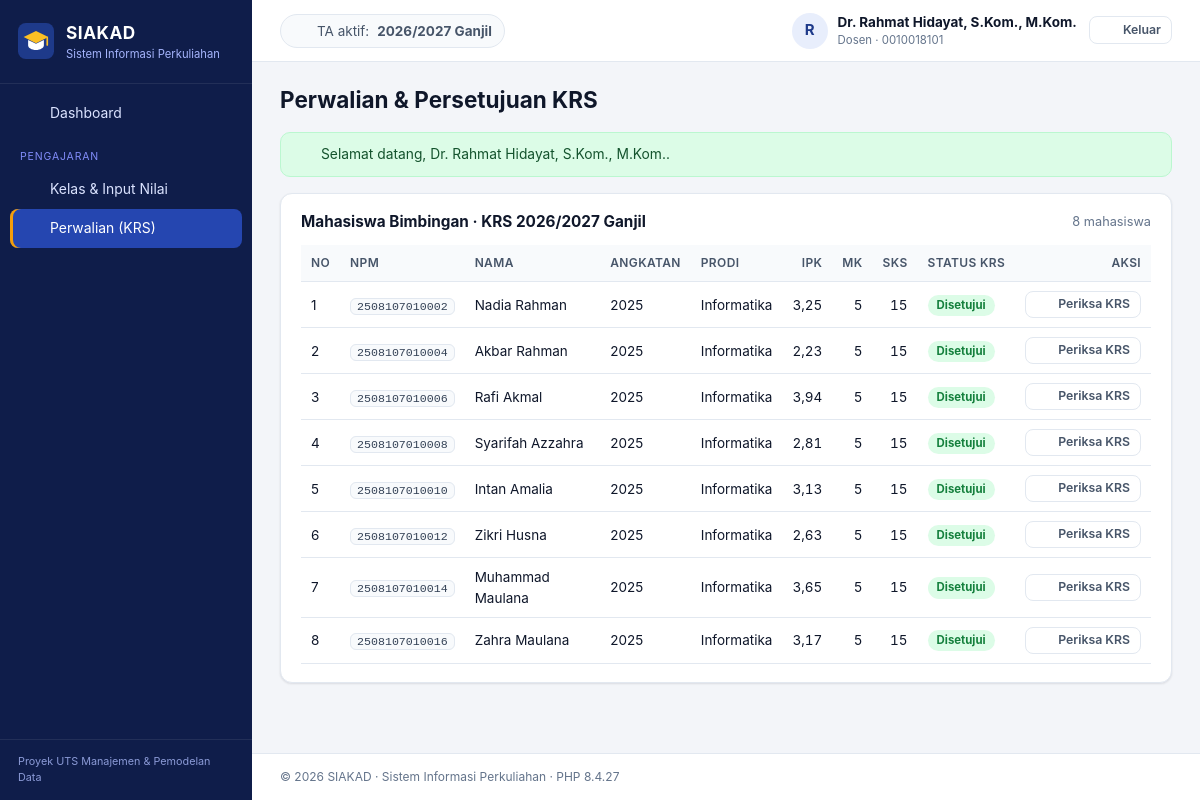
Page /index.php?page=dosen/perwalian (signed in) on the committed database.
### tables this page shows
CREATE TABLE tahun_akademik (
  id_ta       INT UNSIGNED NOT NULL AUTO_INCREMENT,
  tahun       CHAR(9)      NOT NULL,               
  semester    ENUM('Ganjil','Genap') NOT NULL,
  is_aktif    TINYINT(1)   NOT NULL DEFAULT 0,
  created_at  TIMESTAMP    NOT NULL DEFAULT CURRENT_TIMESTAMP,
  PRIMARY KEY (id_ta),
  UNIQUE KEY uq_ta (tahun, semester)
);

CREATE TABLE mahasiswa (
  id_mahasiswa    INT UNSIGNED  NOT NULL AUTO_INCREMENT,
  npm             CHAR(13)      NOT NULL,
  nama_mahasiswa  VARCHAR(100)  NOT NULL,
  jenis_kelamin   ENUM('L','P') NOT NULL,
  tanggal_lahir   DATE          NULL,
  email           VARCHAR(100)  NULL,
  angkatan        YEAR          NOT NULL,
  id_prodi        INT UNSIGNED  NOT NULL,
  id_dosen_wali   INT UNSIGNED  NULL,
  id_user         INT UNSIGNED  NULL,
  created_at      TIMESTAMP     NOT NULL DEFAULT CURRENT_TIMESTAMP,
  PRIMARY KEY (id_mahasiswa),
  UNIQUE KEY uq_mhs_npm (npm),
  UNIQUE KEY uq_mhs_email (email),
  UNIQUE KEY uq_mhs_user (id_user),
  KEY idx_mhs_prodi (id_prodi),
  KEY idx_mhs_wali (id_dosen_wali),
  CONSTRAINT fk_mhs_prodi FOREIGN KEY (id_prodi)
    REFERENCES program_studi (id_prodi) ON UPDATE CASCADE ON DELETE RESTRICT,
  CONSTRAINT fk_mhs_wali FOREIGN KEY (id_dosen_wali)
    REFERENCES dosen (id_dosen) ON UPDATE CASCADE ON DELETE SET NULL,
  CONSTRAINT fk_mhs_user FOREIGN KEY (id_user)
    REFERENCES users (id_user) ON UPDATE CASCADE ON DELETE SET NULL
);

CREATE TABLE program_studi (
  id_prodi     INT UNSIGNED  NOT NULL AUTO_INCREMENT,
  kode_prodi   VARCHAR(10)   NOT NULL,
  nama_prodi   VARCHAR(100)  NOT NULL,
  jenjang      ENUM('D3','S1','S2','S3') NOT NULL DEFAULT 'S1',
  id_fakultas  INT UNSIGNED  NOT NULL,
  created_at   TIMESTAMP     NOT NULL DEFAULT CURRENT_TIMESTAMP,
  PRIMARY KEY (id_prodi),
  UNIQUE KEY uq_prodi_kode (kode_prodi),
  KEY idx_prodi_fakultas (id_fakultas),
  CONSTRAINT fk_prodi_fakultas FOREIGN KEY (id_fakultas)
    REFERENCES fakultas (id_fakultas) ON UPDATE CASCADE ON DELETE RESTRICT
);

### app/core/Controller.php (called while the page is built, shortened)
<?php
abstract class Controller
{
    protected function render(string $view, array $data = [], string $layout = 'layouts/main'): void
    {
        $viewFile = APP_PATH . '/views/' . $view . '.php';
        extract($data, EXTR_SKIP);
        require $viewFile;
        $content = ob_get_clean();
        require APP_PATH . '/views/' . $layout . '.php';
    }
}

### app/controllers/PerwalianController.php (called while the page is built, shortened)
<?php
class PerwalianController extends Controller
{
    public function index(): void
    {
        $ta = (new TahunAkademik())->aktif();
        $this->render('dosen/perwalian', [
            'title'     => 'Perwalian & Persetujuan KRS',
            'ta'        => $ta,
            'bimbingan' => $ta ? (new Mahasiswa())->bimbingan(Auth::id('id_dosen'), (int) $ta['id_ta']) : [],
        ]);
    }
}

### index.php (called while the page is built, shortened)
<?php
require APP_PATH . '/core/helpers.php';
spl_autoload_register(function (string $class): void {
    foreach (['core', 'controllers', 'models'] as $dir) {
        $file = APP_PATH . "/$dir/$class.php";
        if (is_file($file)) {
            return;
        }
    }
});
$page = (string) ($_GET['page'] ?? (Auth::check() ? 'dashboard' : 'login'));
$action = (string) ($_GET['action'] ?? 'index');
$method = lcfirst(str_replace(' ', '', ucwords(str_replace('-', ' ', $action))));
$controller = new $controllerClass();
try {
    $controller->$method();
} catch (PDOException $e) {
    error_log('[SIAKAD] ' . $e->getMessage());
    if ($_SERVER['REQUEST_METHOD'] === 'POST') {
        flash('error', db_error_message($e));
        $back = $_SERVER['HTTP_REFERER'] ?? url($page);
        header('Location: ' . $back);
        exit;
    }
    abort(500, db_error_message($e));
}

### config/config.php (called while the page is built, shortened)
<?php
$env = static function (string $key, $default) {
    $value = getenv($key);
    return $value === false || $value === '' ? $default : $value;
};
$config = [
    'app_name'     => 'SIAKAD',
    'app_subtitle' => 'Sistem Informasi Perkuliahan',
    'db_host'      => $env('DB_HOST', '127.0.0.1'),
    'db_port'      => (int) $env('DB_PORT', 3306),
    'db_name'      => $env('DB_NAME', 'db_siakad'),
    'db_user'      => $env('DB_USER', 'root'),
    'db_pass'      => $env('DB_PASS', ''),
    'timezone'     => 'Asia/Jakarta',
    'debug'        => filter_var($env('APP_DEBUG', false), FILTER_VALIDATE_BOOLEAN),
];
$local = __DIR__ . '/config.local.php';
return $config;

### app/core/Database.php (called while the page is built)
<?php
final class Database
{
    private static ?PDO $pdo = null;
    public static function connection(): PDO
    {
        if (self::$pdo === null) {
            $c = config();
            $dsn = sprintf(
                'mysql:host=%s;port=%d;dbname=%s;charset=utf8mb4',
                $c['db_host'],
                $c['db_port'],
                $c['db_name']
            );
            self::$pdo = new PDO($dsn, $c['db_user'], $c['db_pass'], [
                PDO::ATTR_ERRMODE            => PDO::ERRMODE_EXCEPTION,
                PDO::ATTR_DEFAULT_FETCH_MODE => PDO::FETCH_ASSOC,
                PDO::ATTR_EMULATE_PREPARES   => false,
            ]);
            self::$pdo->exec("SET time_zone = '+07:00'");
        }
        return self::$pdo;
    }
}

### app/core/Model.php (called while the page is built, shortened)
<?php
abstract class Model
{
    protected PDO $db;
    public function __construct()
    {
        $this->db = Database::connection();
    }
    protected function fetchAll(string $sql, array $params = []): array
    {
        $stmt = $this->db->prepare($sql);
        $stmt->execute($params);
        return $stmt->fetchAll();
    }
    protected function fetchOne(string $sql, array $params = []): ?array
    {
        $stmt = $this->db->prepare($sql);
        $stmt->execute($params);
        $row = $stmt->fetch();
        return $row === false ? null : $row;
    }
}

### app/models/TahunAkademik.php (called while the page is built, shortened)
<?php
class TahunAkademik extends Model
{
    public function aktif(): ?array
    {
        return $this->fetchOne('SELECT * FROM tahun_akademik WHERE is_aktif = 1 LIMIT 1');
    }
}

### app/models/Mahasiswa.php (called while the page is built, shortened)
<?php
class Mahasiswa extends Model
{
    public function bimbingan(int $idDosen, int $idTa): array
    {
        return $this->fetchAll(
            "SELECT m.id_mahasiswa, m.npm, m.nama_mahasiswa, m.angkatan, p.nama_prodi,
                    ipk.ipk,
                    COUNT(k.id_krs) AS jumlah_kelas,
                    COALESCE(SUM(mk.sks), 0) AS total_sks,
                    SUM(k.status = 'Diajukan')  AS jumlah_diajukan,
                    SUM(k.status = 'Disetujui') AS jumlah_disetujui
             FROM mahasiswa m
             JOIN program_studi p ON p.id_prodi = m.id_prodi
             LEFT JOIN v_ipk ipk ON ipk.id_mahasiswa = m.id_mahasiswa
             LEFT JOIN krs k ON k.id_mahasiswa = m.id_mahasiswa
                            AND k.id_kelas IN (SELECT id_kelas FROM kelas WHERE id_ta = ?)
             LEFT JOIN kelas kl ON kl.id_kelas = k.id_kelas
             LEFT JOIN mata_kuliah mk ON mk.id_mk = kl.id_mk
             WHERE m.id_dosen_wali = ?
             GROUP BY m.id_mahasiswa
             ORDER BY m.angkatan DESC, m.npm",
            [$idTa, $idDosen]
        );
    }
}

### app/core/Auth.php (called while the page is built, shortened)
<?php
final class Auth
{
    public static function user(): ?array
    {
        return $_SESSION['user'] ?? null;
    }
}

### app/views/dosen/perwalian.php (the view, shortened to what this page needs)
<section class="card">
    <div class="card-head">
        <h2>Mahasiswa Bimbingan · KRS <?= $ta ? e($ta['tahun'] . ' ' . $ta['semester']) : '' ?></h2>
        <span class="muted small"><?= count($bimbingan) ?> mahasiswa</span>
    </div>
    <div class="table-wrap">
        <table class="table">
            <thead><tr><th>No</th><th>NPM</th><th>Nama</th><th>Angkatan</th><th>Prodi</th><th class="num">IPK</th><th class="num">MK</th><th class="num">SKS</th><th>Status KRS</th><th class="actions">Aksi</th></tr></thead>
            <tbody>
            <?php foreach ($bimbingan as $i => $b): ?>
                <?php
                $status = match (true) {
                    (int) $b['jumlah_kelas'] === 0 => ['Belum mengisi', 'badge-muted'],
                    (int) $b['jumlah_diajukan'] > 0 => ['Menunggu persetujuan', 'badge-warning'],
                    default => ['Disetujui', 'badge-success'],
                };
                ?>
                <tr>
                    <td><?= $i + 1 ?></td>
                    <td><code><?= e($b['npm']) ?></code></td>
                    <td><?= e($b['nama_mahasiswa']) ?></td>
                    <td><?= e($b['angkatan']) ?></td>
                    <td><?= e($b['nama_prodi']) ?></td>
                    <td class="num"><?= angka($b['ipk']) ?></td>
                    <td class="num"><?= e($b['jumlah_kelas']) ?></td>
                    <td class="num"><?= e($b['total_sks']) ?></td>
                    <td><span class="badge <?= $status[1] ?>"><?= $status[0] ?></span></td>
                    <td class="actions"><a class="btn btn-sm btn-ghost" href="<?= e(url('dosen/perwalian', ['action' => 'detail', 'id' => $b['id_mahasiswa']])) ?>"><?= icon('eye', 15) ?><span>Periksa KRS</span></a></td>
                </tr>
            <?php endforeach; ?>
            </tbody>
        </table>
    </div>
</section>

### app/core/helpers.php (shortened to what this page needs)
<?php
function config(?string $key = null): mixed
{
    static $config = null;
    $config ??= require BASE_PATH . '/config/config.php';
    return $key === null ? $config : ($config[$key] ?? null);
}
function e(mixed $value): string
{
    return htmlspecialchars((string) ($value ?? ''), ENT_QUOTES | ENT_SUBSTITUTE, 'UTF-8');
}
function base_url(string $path = ''): string
{
    $dir = rtrim(str_replace('\\', '/', dirname($_SERVER['SCRIPT_NAME'] ?? '/')), '/');
    return $dir . '/' . ltrim($path, '/');
}
function url(string $page, array $params = []): string
{
    $query = http_build_query(array_merge(['page' => $page], $params));
    return base_url('index.php') . '?' . $query;
}
function asset(string $path): string
{
    $file = BASE_PATH . '/assets/' . $path;
    $version = is_file($file) ? filemtime($file) : 1;
    return base_url('assets/' . $path) . '?v=' . $version;
}
function flash(string $type, ?string $message = null): ?string
{
    $msg = $_SESSION['_flash'][$type] ?? null;
    return $msg;
}
function angka(mixed $value, int $decimals = 2): string
{
    return $value === null || $value === '' ? '-' : number_format((float) $value, $decimals, ',', '.');
}
function is_active_page(string $prefix): string
{
    $page = $_GET['page'] ?? 'dashboard';
    return str_starts_with($page, $prefix) ? ' active' : '';
}
function icon(string $name, int $size = 18): string
{
    $p = $paths[$name] ?? $paths['grid'];
    return '<svg class="icon" width="' . $size . '" height="' . $size . '" viewBox="0 0 24 24" fill="none" stroke="currentColor" stroke-width="2" stroke-linecap="round" stroke-linejoin="round" aria-hidden="true">' . $p . '</svg>';
}

### app/views/layouts/main.php (shortened to what this page needs)
<?php
$user = Auth::user();
$role = $user['role'];
$taAktif = (new TahunAkademik())->aktif();
$menu = [
    'admin' => [
        ['Dashboard', 'dashboard', 'home'],
        ['__', 'Data Master'],
        ['Fakultas', 'admin/fakultas', 'building'],
        ['Program Studi', 'admin/prodi', 'layers'],
        ['Dosen', 'admin/dosen', 'user'],
        ['Mahasiswa', 'admin/mahasiswa', 'users'],
        ['Mata Kuliah', 'admin/mata-kuliah', 'book'],
        ['Ruangan', 'admin/ruangan', 'map'],
        ['__', 'Akademik'],
        ['Tahun Akademik', 'admin/tahun-akademik', 'calendar'],
        ['Kelas & Jadwal', 'admin/kelas', 'grid'],
        ['__', 'Sistem'],
        ['Pengguna', 'admin/pengguna', 'key'],
        ['Informasi Sistem', 'admin/sistem', 'server'],
    ],
    'dosen' => [
        ['Dashboard', 'dashboard', 'home'],
        ['__', 'Pengajaran'],
        ['Kelas & Input Nilai', 'dosen/kelas', 'clipboard'],
        ['Perwalian (KRS)', 'dosen/perwalian', 'users'],
    ],
    'mahasiswa' => [
        ['Dashboard', 'dashboard', 'home'],
        ['__', 'Akademik'],
        ['Isi KRS', 'mahasiswa/krs', 'clipboard'],
        ['Kartu Hasil Studi', 'mahasiswa/khs', 'file'],
        ['Transkrip Nilai', 'mahasiswa/transkrip', 'award'],
    ],
][$role];
$roleLabel = ['admin' => 'Administrator', 'dosen' => 'Dosen', 'mahasiswa' => 'Mahasiswa'][$role];
?>
<!doctype html>
<html lang="id">
<head>
    <link rel="stylesheet" href="<?= e(asset('css/style.css')) ?>">
</head>
<body class="role-<?= e($role) ?>">
<div class="app">
    <aside class="sidebar" id="sidebar">
        <a class="brand" href="<?= e(url('dashboard')) ?>">
            <img src="<?= e(asset('img/logo.svg')) ?>" alt="" width="36" height="36">
            <span>
                <strong><?= e(config('app_name')) ?></strong>
                <small><?= e(config('app_subtitle')) ?></small>
            </span>
        </a>
        <nav class="nav">
            <?php foreach ($menu as $item): ?>
                <?php if ($item[0] === '__'): ?>
                    <div class="nav-section"><?= e($item[1]) ?></div>
                <?php else: ?>
                    <a class="nav-link<?= $item[1] === 'dashboard' ? (($_GET['page'] ?? 'dashboard') === 'dashboard' ? ' active' : '') : is_active_page($item[1]) ?>"
                       href="<?= e(url($item[1])) ?>"><?= icon($item[2]) ?><span><?= e($item[0]) ?></span></a>
                <?php endif; ?>
            <?php endforeach; ?>
        </nav>
        <div class="sidebar-foot">Proyek UTS Manajemen &amp; Pemodelan Data</div>
    </aside>
    <div class="main">
        <header class="topbar">
            <div class="topbar-ta">
                <?= icon('calendar', 16) ?>
                <?php if ($taAktif): ?>
                    TA aktif: <strong><?= e($taAktif['tahun']) ?> <?= e($taAktif['semester']) ?></strong>
                <?php else: ?>
                    Belum ada tahun akademik aktif
                <?php endif; ?>
            </div>
            <div class="topbar-user">
                <a href="<?= e(url('profil')) ?>" class="user-chip">
                    <span class="avatar"><?= e(mb_strtoupper(mb_substr(preg_replace('/^(Dr\.|Ir\.)\s*/', '', $user['nama']), 0, 1))) ?></span>
                    <span class="user-meta">
                        <strong><?= e($user['nama']) ?></strong>
                        <small><?= e($roleLabel) ?> · <?= e($user['username']) ?></small>
                    </span>
                </a>
                <form method="post" action="<?= e(url('logout', ['action' => 'logout'])) ?>">
                    <button class="btn btn-sm btn-ghost" type="submit"><?= icon('logout', 16) ?><span>Keluar</span></button>
                </form>
            </div>
        </header>
        <main class="content">
            <div class="page-head">
                <h1><?= e($title ?? '') ?></h1>
            </div>
            <?php foreach (['success', 'error'] as $type): ?>
                <?php if ($msg = flash($type)): ?>
                    <div class="alert alert-<?= $type ?>" role="alert">
                        <?= icon($type === 'success' ? 'check' : 'x', 16) ?><span><?= e($msg) ?></span>
                    </div>
                <?php endif; ?>
            <?php endforeach; ?>
            <?= $content ?>
        </main>
        <footer class="footer">
            &copy; <?= date('Y') ?> <?= e(config('app_name')) ?> · <?= e(config('app_subtitle')) ?> · PHP <?= PHP_VERSION ?>
        </footer>
    </div>
</div>
</body>
</html>

### rows in the picture
tahun_akademik: tahun "2026/2027", semester "Ganjil", tahun+semester "2026/2027 Ganjil"
mahasiswa: npm "2508107010002", nama_mahasiswa "Nadia Rahman", angkatan "2025", id_prodi.nama_prodi "Informatika", ipk "3,25", jumlah_kelas "5", total_sks "15", status "Disetujui"
mahasiswa: npm "2508107010004", nama_mahasiswa "Akbar Rahman", angkatan "2025", id_prodi.nama_prodi "Informatika", ipk "2,23", jumlah_kelas "5", total_sks "15", status "Disetujui"
mahasiswa: npm "2508107010006", nama_mahasiswa "Rafi Akmal", angkatan "2025", id_prodi.nama_prodi "Informatika", ipk "3,94", jumlah_kelas "5", total_sks "15", status "Disetujui"
mahasiswa: npm "2508107010008", nama_mahasiswa "Syarifah Azzahra", angkatan "2025", id_prodi.nama_prodi "Informatika", ipk "2,81", jumlah_kelas "5", total_sks "15", status "Disetujui"
mahasiswa: npm "2508107010010", nama_mahasiswa "Intan Amalia", angkatan "2025", id_prodi.nama_prodi "Informatika", ipk "3,13", jumlah_kelas "5", total_sks "15", status "Disetujui"
mahasiswa: npm "2508107010012", nama_mahasiswa "Zikri Husna", angkatan "2025", id_prodi.nama_prodi "Informatika", ipk "2,63", jumlah_kelas "5", total_sks "15", status "Disetujui"
mahasiswa: npm "2508107010014", nama_mahasiswa "Muhammad Maulana", angkatan "2025", id_prodi.nama_prodi "Informatika", ipk "3,65", jumlah_kelas "5", total_sks "15", status "Disetujui"
mahasiswa: npm "2508107010016", nama_mahasiswa "Zahra Maulana", angkatan "2025", id_prodi.nama_prodi "Informatika", ipk "3,17", jumlah_kelas "5", total_sks "15", status "Disetujui"

### other values in the picture
config('app_name') "SIAKAD"
config('app_subtitle') "Sistem Informasi Perkuliahan"
$item[0] "Dashboard"
$item[1] "PENGAJARAN"
$item[0] "Kelas & Input Nilai"
$item[0] "Perwalian (KRS)"
$user['nama'] "Dr. Rahmat Hidayat, S.Kom., M.Kom."
$roleLabel "Dosen"
$user['username'] "0010018101"
$title "Perwalian & Persetujuan KRS"
$msg "Selamat datang, Dr. Rahmat Hidayat, S.Kom., M.Kom.."
count($bimbingan) "8"
PHP_VERSION "8.4.27"
